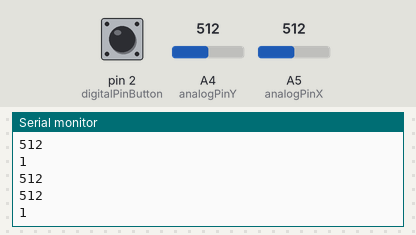
Recording of a sketch running on a simulated Arduino Uno, built with avr-gcc and run on an emulated ATmega328P. Shown: the last lines printed to the serial monitor. The inputs (shaded band) are chosen by the test bench; at power-on: A4 (analogPinY) = 512, A5 (analogPinX) = 512, pin 2 (digitalPinButton) HIGH.

Above: at 1.2 s.
1.3 s: A4 (analogPinY) set to 716
At 1.32 s:
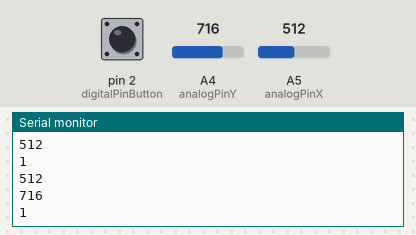
2.8 s: A5 (analogPinX) set to 306
At 2.83 s:
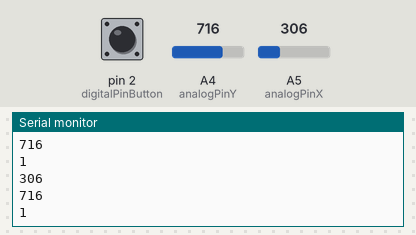
4.3 s: pin 2 (digitalPinButton) pulled LOW for 0.15 s
At 4.34 s:
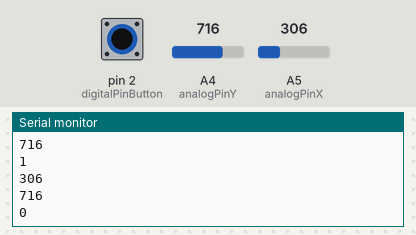
5.9 s: A4 (analogPinY) set to 900
At 5.95 s:
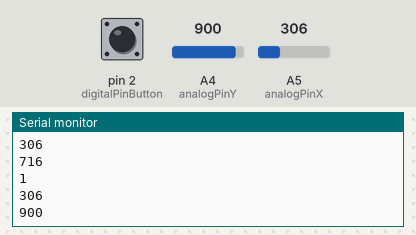
7.4 s: A5 (analogPinX) set to 122
At 7.46 s:
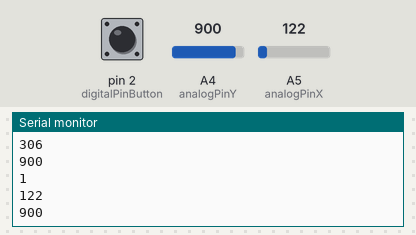
Timing chart, 0 to 9.9 s (numbered marks = the images above; inputs shaded):
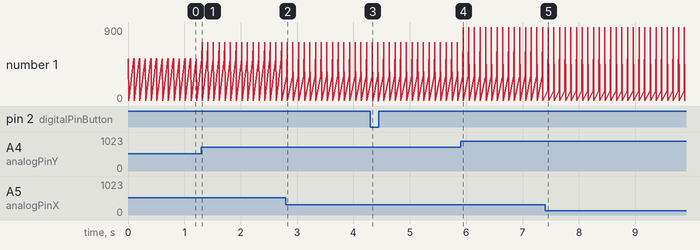

The sketch:

basicControl.ino
```cpp
int analogPinX = 5;
int analogPinY = 4;
int digitalPinButton = 2;
int valX = 0;  // variable to store the value read
int valY = 0;
bool stateButton = 1;

void setup() {
  Serial.begin(9600);           //  setup serial
  pinMode( digitalPinButton, INPUT_PULLUP );
}

void loop() {
  valX = analogRead( analogPinX );  // read the input pin
  valY = analogRead( analogPinY );
  stateButton = digitalRead( digitalPinButton );

  Serial.println( valX );          // debug value
  Serial.println( valY );
  Serial.println( stateButton );
  Serial.println();
  delay( 100 );
}
```

Measured:
- after the input at 1.3 s, the serial monitor: prints a new line at once (image 1)
- after the input at 2.8 s, the serial monitor: prints a new line at once (image 2)
- after the input at 4.3 s, the serial monitor: prints a new line at once (image 3)
- after the input at 5.9 s, the serial monitor: prints a new line after 0.05 s (image 4)
- after the input at 7.4 s, the serial monitor: prints a new line after 0.05 s (image 5)
